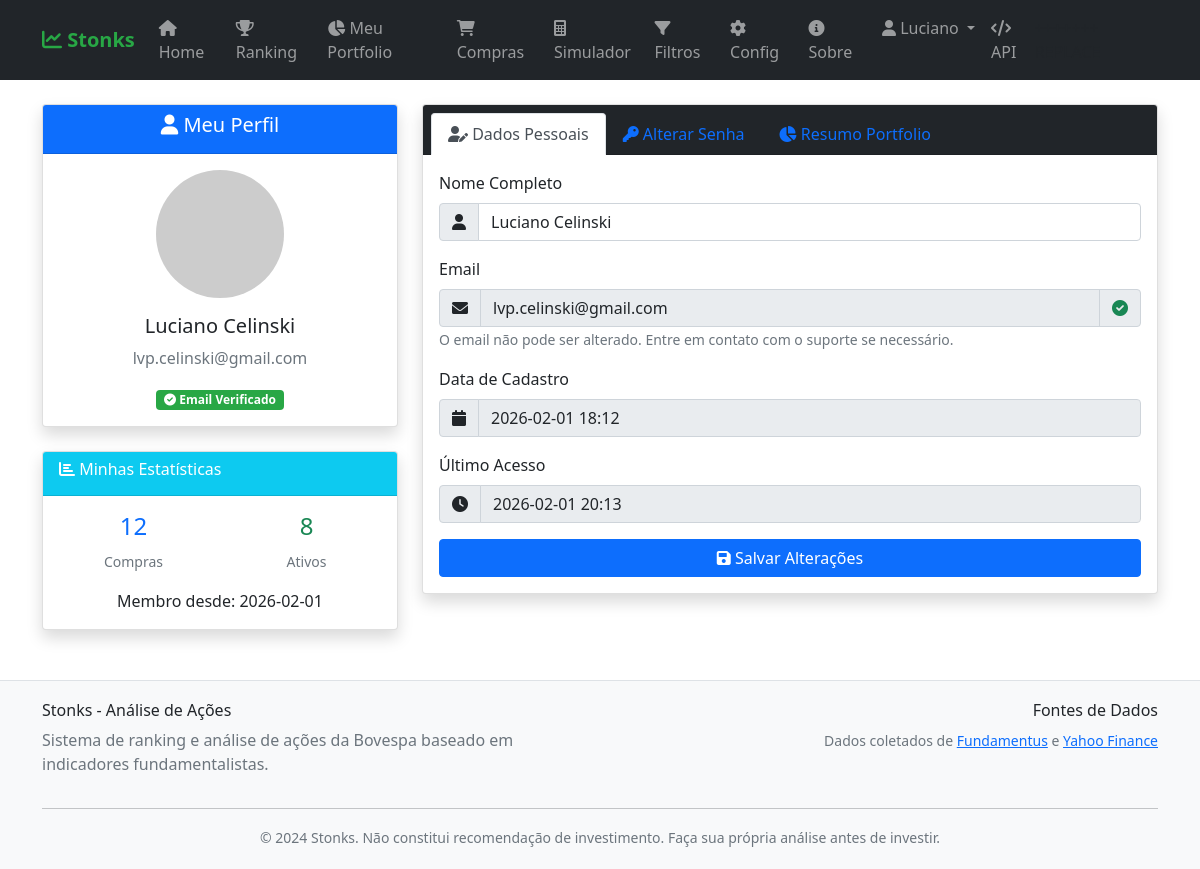
Page /auth/profile (signed in) on the committed database.
### tables this page shows
CREATE TABLE users (
                id INTEGER PRIMARY KEY AUTOINCREMENT,
                nome VARCHAR(100) NOT NULL,
                email VARCHAR(100) UNIQUE NOT NULL,
                senha_hash VARCHAR(255) NOT NULL,
                email_verificado BOOLEAN DEFAULT FALSE,
                token_verificacao VARCHAR(255),
                token_reset_senha VARCHAR(255),
                token_expiracao DATETIME,
                data_cadastro DATETIME DEFAULT CURRENT_TIMESTAMP,
                ultimo_login DATETIME,
                ativo BOOLEAN DEFAULT TRUE
            );

### routes/auth.py (the view)
@auth_bp.route('/profile')
@login_required
def profile():
    return render_template('auth/profile.html')

### models/user.py (called while the page is built)
def get_user_by_id(user_id):
    with sqlite3.connect('database/stocks.db') as conn:
        conn.row_factory = sqlite3.Row
        cursor = conn.cursor()
        cursor.execute('SELECT * FROM users WHERE id = ?', (user_id,))
        row = cursor.fetchone()
        if row:
            return User(
                id=row['id'],
                nome=row['nome'],
                email=row['email'],
                senha_hash=row['senha_hash'],
                email_verificado=bool(row['email_verificado']),
                token_verificacao=row['token_verificacao'],
                token_reset_senha=row['token_reset_senha'],
                token_expiracao=row['token_expiracao'],
                data_cadastro=row['data_cadastro'],
                ultimo_login=row['ultimo_login'],
                ativo=bool(row['ativo'])
            )
        return None

    @property
    def is_authenticated(self):
        return True

### routes/auth.py (called while the page is built)
@login_manager.user_loader
def load_user(user_id):
    return auth_service.get_usuario_by_id(int(user_id))

### services/auth_service.py (called while the page is built)
    def get_usuario_by_id(self, user_id: int) -> Optional[User]:
        try:
            return get_user_by_id(user_id)
        except Exception as e:
            logger.error(f"Erro ao buscar usuário: {e}")
            return None

### templates/auth/profile.html (shortened to what this page needs)
{% extends "base.html" %}
{% block content %}
<div class="row">
    <div class="col-md-4">
        <div class="card shadow mb-4">
            <div class="card-header bg-primary text-white text-center">
                <h5><i class="fas fa-user"></i> Meu Perfil</h5>
            </div>
            <div class="card-body text-center">
                <div class="mb-3">
                    <img src="https://ui-avatars.com/api/?name={{ current_user.nome }}&size=128&background=007bff&color=fff"
                         class="rounded-circle" alt="Avatar" style="width: 128px; height: 128px;">
                </div>
                <h5>{{ current_user.nome }}</h5>
                <p class="text-muted">{{ current_user.email }}</p>
                <div class="mt-3">
                    {% if current_user.email_verificado %}
                    <span class="badge bg-success">
                        <i class="fas fa-check-circle"></i> Email Verificado
                    </span>
                    {% else %}
                    <span class="badge bg-warning">
                        <i class="fas fa-exclamation-triangle"></i> Email Não Verificado
                    </span>
                    {% endif %}
                </div>
            </div>
        </div>
        <div class="card shadow">
            <div class="card-header bg-info text-white">
                <h6><i class="fas fa-chart-bar"></i> Minhas Estatísticas</h6>
            </div>
            <div class="card-body">
                <div class="row text-center">
                    <div class="col-6 mb-3">
                        <h4 class="text-primary" id="totalCompras">-</h4>
                        <small class="text-muted">Compras</small>
                    </div>
                    <div class="col-6 mb-3">
                        <h4 class="text-success" id="totalAtivos">-</h4>
                        <small class="text-muted">Ativos</small>
                    </div>
                    <div class="col-12">
                            Membro desde: {{ current_user.data_cadastro[:10] if current_user.data_cadastro and current_user.data_cadastro != 'None' else 'N/A' }}
                    </div>
                </div>
            </div>
        </div>
    </div>
    <div class="col-md-8">
        <div class="card shadow">
            <div class="card-header bg-dark text-white">
                <ul class="nav nav-tabs card-header-tabs" id="profileTab" role="tablist">
                    <li class="nav-item" role="presentation">
                        <button class="nav-link active" id="dados-tab" data-bs-toggle="tab" data-bs-target="#dados"
                                type="button" role="tab">
                            <i class="fas fa-user-edit"></i> Dados Pessoais
                        </button>
                    </li>
                    <li class="nav-item" role="presentation">
                        <button class="nav-link" id="senha-tab" data-bs-toggle="tab" data-bs-target="#senha"
                                type="button" role="tab">
                            <i class="fas fa-key"></i> Alterar Senha
                        </button>
                    </li>
                    <li class="nav-item" role="presentation">
                        <button class="nav-link" id="portfolio-tab" data-bs-toggle="tab" data-bs-target="#portfolio"
                                type="button" role="tab">
                            <i class="fas fa-chart-pie"></i> Resumo Portfolio
                        </button>
                    </li>
                </ul>
            </div>
            <div class="card-body">
                <div class="tab-content" id="profileTabContent">
                    <div class="tab-pane fade show active" id="dados" role="tabpanel">
                        <form method="POST" id="profileForm">
                            <div class="mb-3">
                                <label for="nome" class="form-label">Nome Completo</label>
                                <div class="input-group">
                                    <span class="input-group-text"><i class="fas fa-user"></i></span>
                                    <input type="text" class="form-control" id="nome" name="nome"
                                           value="{{ current_user.nome }}" required>
                                </div>
                            </div>
                            <div class="mb-3">
                                <label for="email" class="form-label">Email</label>
                                <div class="input-group">
                                    <span class="input-group-text"><i class="fas fa-envelope"></i></span>
                                    <input type="email" class="form-control" id="email" name="email"
                                           value="{{ current_user.email }}" readonly>
                                    <span class="input-group-text">
                                        {% if current_user.email_verificado %}
                                        <i class="fas fa-check-circle text-success" title="Email verificado"></i>
                                        {% else %}
                                        <i class="fas fa-exclamation-triangle text-warning" title="Email não verificado"></i>
                                        {% endif %}
                                    </span>
                                </div>
                                <small class="form-text text-muted">
                                    O email não pode ser alterado. Entre em contato com o suporte se necessário.
                                </small>
                            </div>
                            <div class="mb-3">
                                <label for="data_cadastro" class="form-label">Data de Cadastro</label>
                                <div class="input-group">
                                    <span class="input-group-text"><i class="fas fa-calendar"></i></span>
                                    <input type="text" class="form-control" id="data_cadastro"
                                           value="{{ current_user.data_cadastro[:16] if current_user.data_cadastro and current_user.data_cadastro != 'None' else 'N/A' }}"
                                           readonly>
                                </div>
                            </div>
                            <div class="mb-3">
                                <label for="ultimo_login" class="form-label">Último Acesso</label>
                                <div class="input-group">
                                    <span class="input-group-text"><i class="fas fa-clock"></i></span>
                                    <input type="text" class="form-control" id="ultimo_login"
                                           value="{{ current_user.ultimo_login[:16] if current_user.ultimo_login and current_user.ultimo_login != 'None' else 'Primeiro acesso' }}"
                                           readonly>
                                </div>
                            </div>
                            <div class="d-grid gap-2">
                                <button type="submit" class="btn btn-primary" id="btnSalvarDados">
                                    <i class="fas fa-save"></i> Salvar Alterações
                                </button>
                            </div>
                        </form>
                    </div>
                </div>
            </div>
        </div>
    </div>
</div>
{% endblock %}

### templates/base.html (shortened to what this page needs)
<!DOCTYPE html>
<html lang="pt-BR">
<head>
    <link href="https://cdn.jsdelivr.net/npm/bootstrap@5.1.3/dist/css/bootstrap.min.css" rel="stylesheet">
    <link href="https://cdnjs.cloudflare.com/ajax/libs/font-awesome/6.0.0/css/all.min.css" rel="stylesheet">
</head>
<body>
    <nav class="navbar navbar-expand-lg navbar-dark bg-dark">
        <div class="container">
            <a class="navbar-brand" href="{{ url_for('main.index') }}">
                <i class="fas fa-chart-line"></i> Stonks
            </a>
            <div class="collapse navbar-collapse" id="navbarNav">
                <ul class="navbar-nav me-auto">
                    <li class="nav-item">
                        <a class="nav-link" href="{{ url_for('main.index') }}">
                            <i class="fas fa-home"></i> Home
                        </a>
                    </li>
                    <li class="nav-item">
                        <a class="nav-link" href="{{ url_for('main.ranking') }}">
                            <i class="fas fa-trophy"></i> Ranking
                        </a>
                    </li>
                    {% if current_user.is_authenticated %}
                    <li class="nav-item">
                        <a class="nav-link" href="{{ url_for('purchases.dashboard') }}">
                            <i class="fas fa-chart-pie"></i> Meu Portfolio
                        </a>
                    </li>
                    <li class="nav-item">
                        <a class="nav-link" href="{{ url_for('purchases.index') }}">
                            <i class="fas fa-shopping-cart"></i> Compras
                        </a>
                    </li>
                    {% endif %}
                    <li class="nav-item">
                        <a class="nav-link" href="{{ url_for('main.simulador') }}">
                            <i class="fas fa-calculator"></i> Simulador
                        </a>
                    </li>
                    <li class="nav-item">
                        <a class="nav-link" href="{{ url_for('main.filter_stocks') }}">
                            <i class="fas fa-filter"></i> Filtros
                        </a>
                    </li>
                    <li class="nav-item">
                        <a class="nav-link" href="{{ url_for('main.config') }}">
                            <i class="fas fa-cog"></i> Config
                        </a>
                    </li>
                    <li class="nav-item">
                        <a class="nav-link" href="{{ url_for('main.about') }}">
                            <i class="fas fa-info-circle"></i> Sobre
                        </a>
                    </li>
                </ul>
                <ul class="navbar-nav">
                    {% if current_user.is_authenticated %}
                    <li class="nav-item dropdown">
                        <a class="nav-link dropdown-toggle" href="#" id="navbarDropdown" role="button" data-bs-toggle="dropdown">
                            <i class="fas fa-user"></i> {{ current_user.nome.split(' ')[0] }}
                        </a>
                    </li>
                    {% endif %}
                    <li class="nav-item">
                        <a class="nav-link" href="/api/ranking" target="_blank">
                            <i class="fas fa-code"></i> API
                        </a>
                    </li>
                </ul>
            </div>
        </div>
    </nav>
    <main class="container mt-4">
        {% block content %}{% endblock %}
    </main>
    <footer class="footer">
        <div class="container">
            <div class="row">
                <div class="col-md-6">
                    <h6>Stonks - Análise de Ações</h6>
                    <p class="text-muted">Sistema de ranking e análise de ações da Bovespa baseado em indicadores fundamentalistas.</p>
                </div>
                <div class="col-md-6 text-md-end">
                    <h6>Fontes de Dados</h6>
                    <p class="text-muted">
                        <small>
                            Dados coletados de <a href="https://www.fundamentus.com.br" target="_blank">Fundamentus</a>
                            e <a href="https://finance.yahoo.com" target="_blank">Yahoo Finance</a>
                        </small>
                    </p>
                </div>
            </div>
            <hr>
            <div class="text-center">
                <small class="text-muted">
                    © 2024 Stonks. Não constitui recomendação de investimento.
                    Faça sua própria análise antes de investir.
                </small>
            </div>
        </div>
    </footer>
</body>
</html>

### templates/base.html (style rules this page uses)
.navbar-brand { font-weight: bold; color: #28a745 !important; }
.footer { margin-top: 50px; padding: 20px 0; background-color: #f8f9fa; border-top: 1px solid #dee2e6; }
.badge.bg-success { background-color: #28a745 !important; }

### rows in the picture
users: nome "Luciano", nome "Luciano Celinski", email "lvp.celinski@gmail.com", data_cadastro "2026-02-01", data_cadastro "2026-02-01 18:12", ultimo_login "2026-02-01 20:13"
